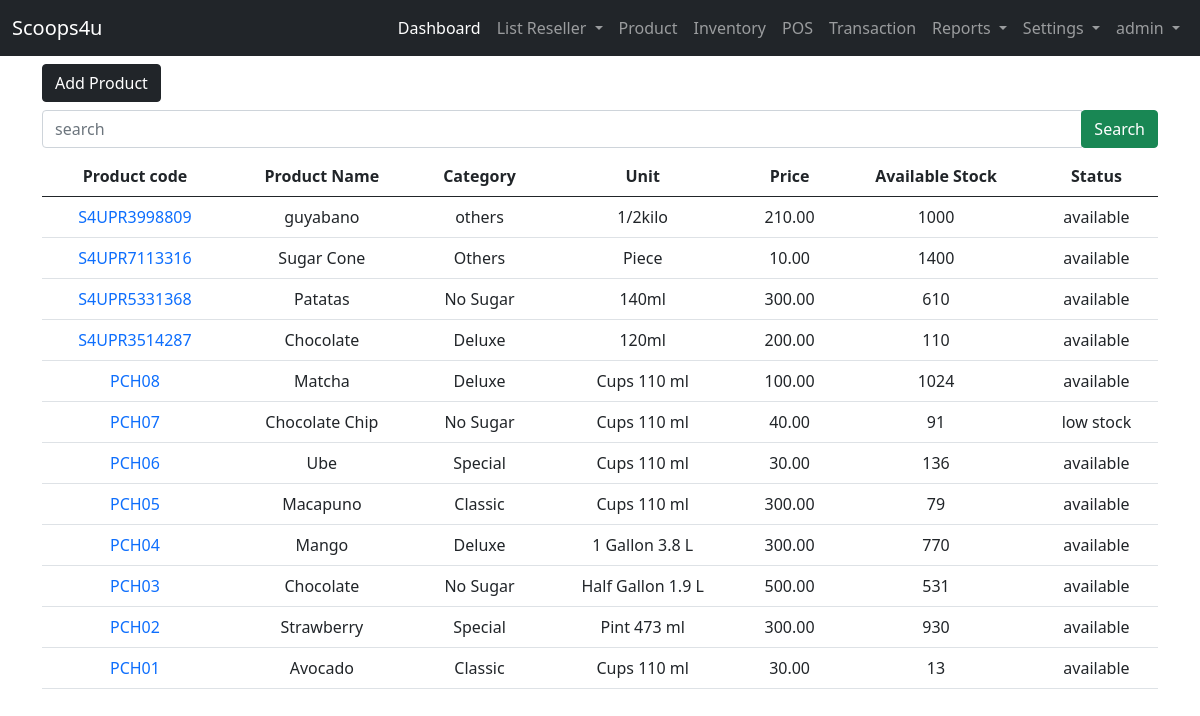
/user-site/product/ (signed in), run on an earlier commit of the app's database.
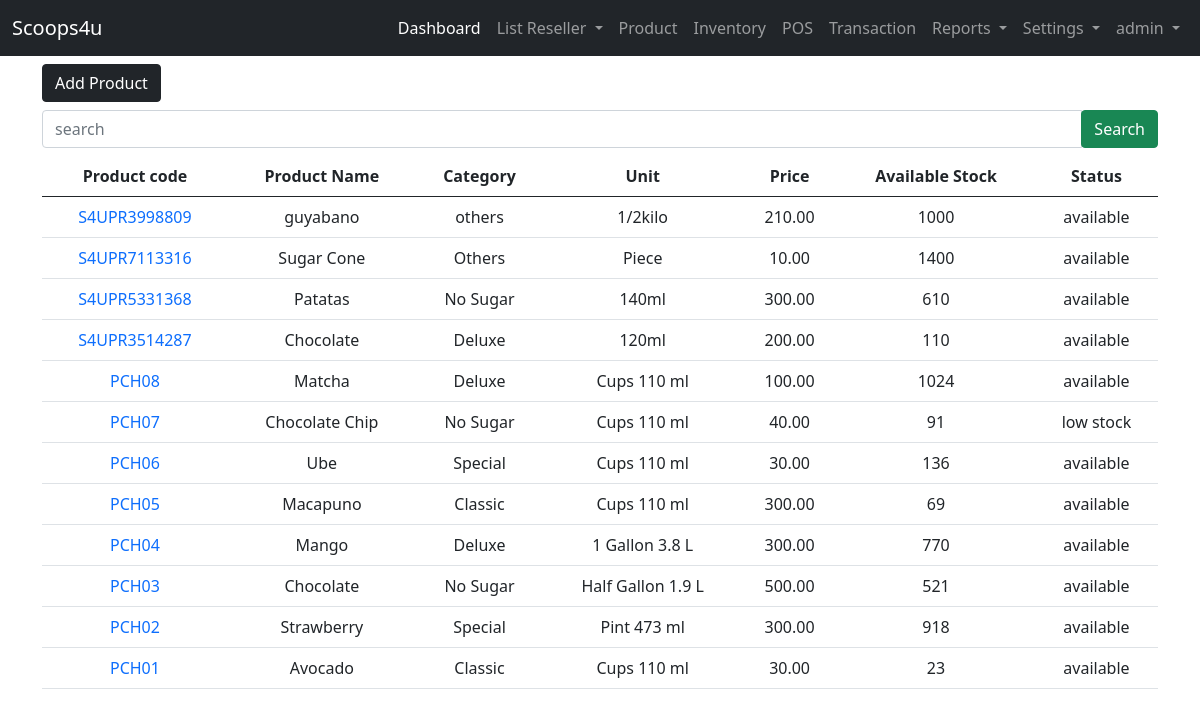
And on a later commit of the database.
### admin_site/models.py (models this page shows, shortened)
class Product(models.Model):
    STATUS = (("available","available"),("not available","not available"))
    product_code =  models.CharField(unique=True, max_length=200, verbose_name='Product Code')
    product_category =  models.CharField(max_length=200, verbose_name='Category')
    product_name=  models.CharField(max_length=200, verbose_name='Product Name')
    product_unit =  models.CharField(max_length=200, verbose_name='Unit')
    product_price =  models.DecimalField( max_digits=10, decimal_places=2,null=True, verbose_name='Price')
    product_stock =  models.BigIntegerField(null=True, verbose_name='Available Stock')
    product_status =  models.CharField(max_length=200, choices=STATUS, verbose_name='Status')

### admin_site/views.py (the view)
# urls.py: path('product/', views.list_products, name='list_product'),
@login_required(login_url='landing_page:login')
def list_products(request):
    list_products = Product.objects.all().order_by('-id')
    context = {'list_products':list_products}
    return render(request, 'admin_site/products/product.html', context)

### templates/admin_site/products/product.html (shortened to what this page needs)
{% extends 'admin_site/base.html' %}
{% block content %}
<a href="{% url 'admin_site:add_product' %}" class="btn btn-dark">Add Product</a>
<form action="{% url 'admin_site:search_product' %}" method="GET" class="my-2">
    <div class="input-group">
        <input type="text" class="form-control" name="search" placeholder="search" required>
        <div class="input-group-append">
            <button class="btn btn-success" type="submit">Search</button>
        </div>
    </div>
</form>
<table class="table table-hover text-center">
    <thead>
    <tr>
        <th>Product code </th>
        <th>Product Name</th>
        <th>Category</th>
        <th>Unit</th>
        <th>Price</th>
        <th>Available Stock</th>
        <th>Status</th>
    </tr>
    </thead>
    {% if list_products %}
    <tbody>
        {% for list in list_products %}
    <tr>
        <td><a href="{% url 'admin_site:view_product' list.id %}" class="text-decoration-none">{{ list.product_code }}</a></td>
        <td>{{ list.product_name }}</td>
        <td>{{ list.product_category }}</td>
        <td>{{ list.product_unit }}</td>
        <td>{{ list.product_price }}</td>
        <td>{{ list.product_stock }}</td>
        <td>{{ list.product_status }}</td>
    </tr>
        {% endfor %}
    </tbody>
    {% endif %}
</table>
{% endblock content %}

What changed in the data, as far as the page shows it:
changed Product "PCH05": product_stock "79" → "69"
changed Product "PCH03": product_stock "531" → "521"
changed Product "PCH02": product_stock "930" → "918"
changed Product "PCH01": product_stock "13" → "23"
